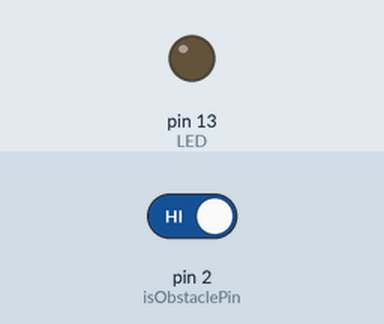
Simulated run of this sketch. Board: Arduino Uno, built with avr-gcc and run on an emulated ATmega328P. Parts: output pins drawn as LEDs (lit = HIGH). Inputs (shaded band) come from the test bench; at power-on: pin 2 (isObstaclePin) HIGH. What the sketch prints to the serial monitor is not drawn.

Above: at 1.2 s.
1.3 s: pin 2 (isObstaclePin) driven LOW
At 2.5 s:
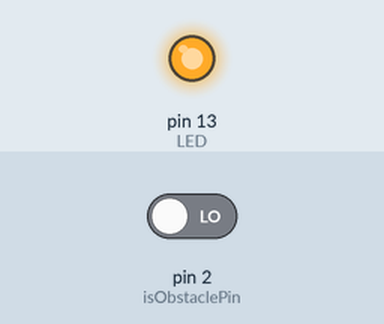
2.9 s: pin 2 (isObstaclePin) driven HIGH
At 3.7 s:
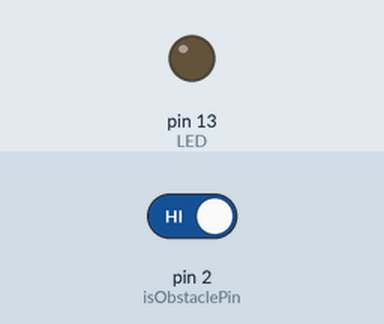
Timing chart, 0 to 5.9 s (numbered marks = the images above; inputs shaded):
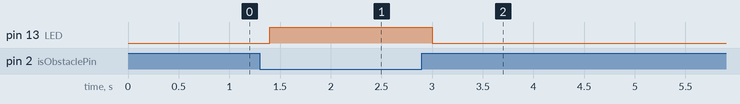

Measured:
- after the input at 1.3 s, pin 13 (LED): LOW → HIGH after 0.10 s
- after the input at 2.9 s, pin 13 (LED): HIGH → LOW after 0.10 s

The sketch:

OBSTACLE_SENSOR.ino
```cpp
int LED = 13;
int isObstaclePin = 2;
int isObstacle = HIGH;

void setup() {
  pinMode(LED, OUTPUT);
  pinMode(isObstaclePin, INPUT);
  Serial.begin(9600);
}

void loop() {
  isObstacle = digitalRead(isObstaclePin);
  if (isObstacle == LOW)
  {
    Serial.println("");
    digitalWrite(LED, HIGH);
  }
  else
  {
    Serial.println("DELETE");
    digitalWrite(LED, LOW);
  }
  delay(200);
}
```
